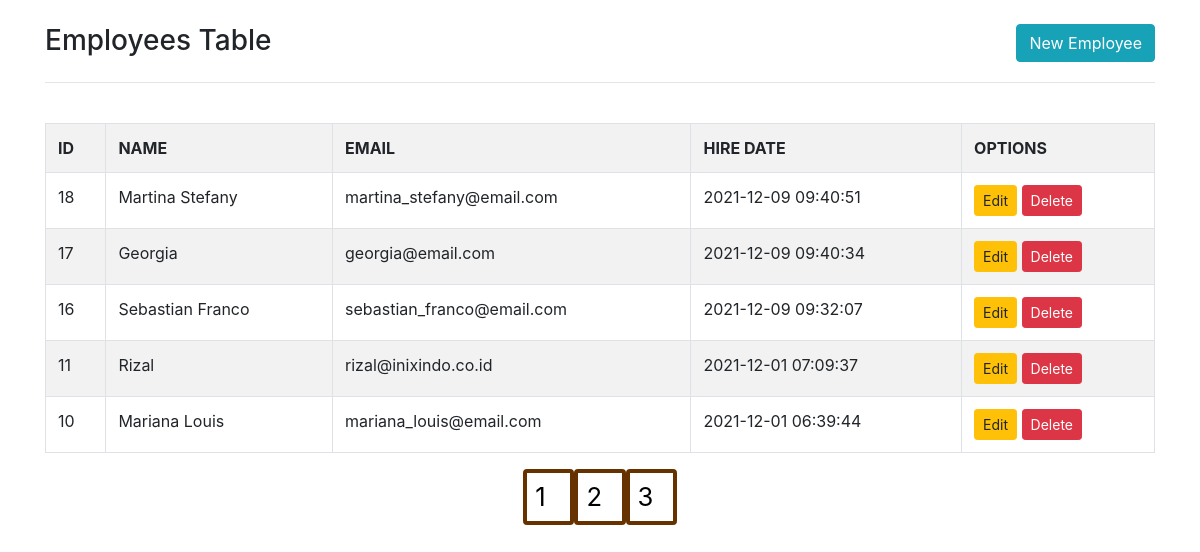
The page /?page=2&per-page=5 on the database its author committed.
### tables this page shows
CREATE TABLE `employee` (
  `emp_id` int(15) NOT NULL,
  `emp_name` varchar(255) DEFAULT NULL,
  `emp_email` varchar(255) DEFAULT NULL,
  `emp_hire_date` timestamp NOT NULL DEFAULT current_timestamp() ON UPDATE current_timestamp()
);

### layout/pagination.php (called while the page is built)
<?php
include_once("./database/config.php");
$page = isset($_GET['page']) ? (int) $_GET['page'] : 1;
$perPage = isset($_GET['per-page']) && $_GET['per-page'] <= 50 ? (int) $_GET['per-page'] : 5;
$start = ($page > 1) ? ($page * $perPage) - $perPage : 0;
$employees = $dbConnection->prepare("SELECT SQL_CALC_FOUND_ROWS * FROM employee ORDER BY emp_id DESC LIMIT {$start}, {$perPage}");
$employees->execute();
$employees = $employees->fetchAll(PDO::FETCH_ASSOC);
$total = $dbConnection->query("SELECT FOUND_ROWS() as total")->fetch()['total'];
$pages = ceil($total / $perPage);

### index.php (the view, shortened to what this page needs)
<?php
require_once("./layout/master_head.php");
?>
<body>
    <?php
    include_once("./database/config.php");
    include_once("./layout/pagination.php");
    ?>
    <div class="container">
        <div class="row">
            <div class="col-md-12">
                <div class="d-flex justify-content-between mt-4">
                    <div>
                        <h3>Employees Table</h3>
                    </div>
                    <div>
                        <a class="btn btn-info text-white" href="./create.php">New Employee</a>
                    </div>
                </div>
                <hr>
            </div>
            <div class="col-md-12 mt-4">
                <table class="table table-striped table-hover table-bordered">
                    <tr>
                        <th>ID</th>
                        <th>NAME</th>
                        <th>EMAIL</th>
                        <th>HIRE DATE</th>
                        <th>OPTIONS</th>
                    </tr>
                    <?php
                    foreach ($employees as $row) :
                    ?>
                        <tr id="<?php echo $row['emp_id']; ?>">
                            <td><?php echo $row['emp_id']; ?></td>
                            <td><?php echo $row['emp_name']; ?></td>
                            <td><?php echo $row['emp_email']; ?></td>
                            <td><?php echo $row['emp_hire_date']; ?></td>
                            <td>
                                <a class="btn btn-warning btn-sm" href="./edit.php?emp_id=<?php echo $row['emp_id']; ?>">Edit</a>
                                <button class="btn btn-danger btn-sm remove">Delete</button>
                            </td>
                        </tr>
                    <?php
                    endforeach;
                    ?>
                </table>
            </div>
            <div class="col-md-12">
                <div class="row d-flex justify-content-center">
                    <?php for ($x = 1; $x <= $pages; $x++) : ?>
                        <ul class="pagination">
                            <li class="page-item">
                                <a class="page-link" href="?page=<?php echo $x; ?>&per-page=<?php echo $perPage; ?>">
                                    <?php echo $x; ?>
                                </a>
                            </li>
                        </ul>
                    <?php endfor; ?>
                </div>
            </div>
        </div>
    </div>
    <?php
    include_once("./layout/master_footer.php");
    ?>

### css/style.css (style rules this page uses)
.pagination > li > a { text-decoration: none; display: block; border: 4px solid #663300; color: #000; font-weight: 400; font-size: 1.6em; border-radius: 10px; width: 2em; height: auto; padding: 8px; }

### rows shown on the page
employee: emp_id "18", emp_name "Martina Stefany", emp_email "martina_stefany@email.com", emp_hire_date "2021-12-09 09:40:51"
employee: emp_id "17", emp_name "Georgia", emp_email "georgia@email.com", emp_hire_date "2021-12-09 09:40:34"
employee: emp_id "16", emp_name "Sebastian Franco", emp_email "sebastian_franco@email.com", emp_hire_date "2021-12-09 09:32:07"
employee: emp_id "11", emp_name "Rizal", emp_email "rizal@inixindo.co.id", emp_hire_date "2021-12-01 07:09:37"
employee: emp_id "10", emp_name "Mariana Louis", emp_email "mariana_louis@email.com", emp_hire_date "2021-12-01 06:39:44"
